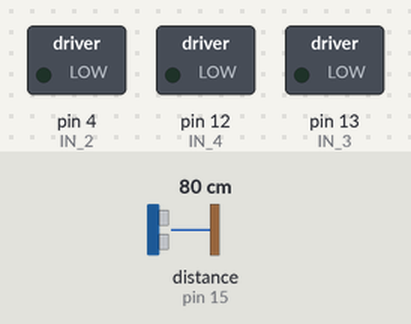
A sketch run on a simulated Arduino Uno, built with avr-gcc and run on an emulated ATmega328P. Parts: switched loads named in the sketch (green lamp = pin HIGH). Wiring (inferred from the names in the program): ultrasonic range finder: trigger pin 2; echo pin 15. Inputs (shaded band) come from the test bench; at power-on: distance to the obstacle (sensor on pin 15) 80 cm. The echo pulse lasts 58.3 µs per cm; pins used as bus, display or sensor lines are not drawn; what the sketch prints to the serial monitor is not drawn.

Above: at 1.2 s.
1.3 s: distance to the obstacle (sensor on pin 15) set to 26 cm
4.3 s: distance to the obstacle (sensor on pin 15) set to 21 cm
At 5.2 s:
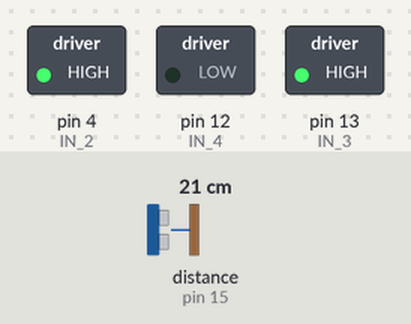
5.8 s: distance to the obstacle (sensor on pin 15) set to 12 cm
7.3 s: distance to the obstacle (sensor on pin 15) set to 9 cm
At 8.6 s:
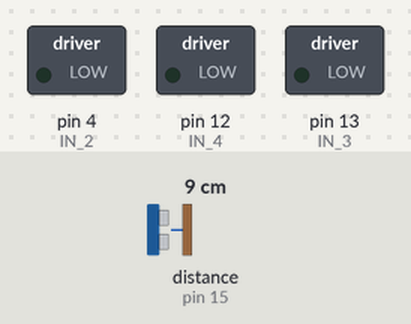
10.3 s: distance to the obstacle (sensor on pin 15) set to 2 cm
At 10.9 s:
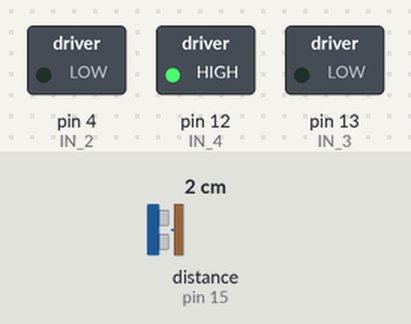
11.8 s: distance to the obstacle (sensor on pin 15) set to 4 cm
14.8 s: distance to the obstacle (sensor on pin 15) set to 7 cm
At 15.5 s:
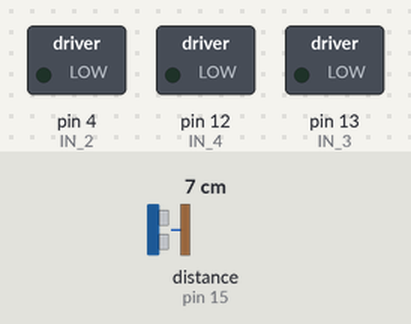
Timing chart, 0 to 17.8 s (numbered marks = the images above; inputs shaded):
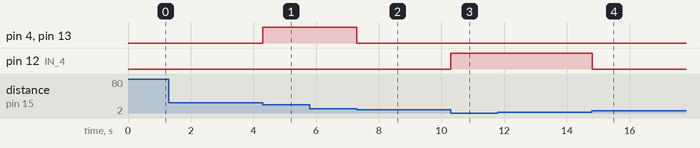

Measured:
- the behaviour switches between 25 and 24 cm on distance to the obstacle (sensor on pin 15) (found by bisection; images 0 and 1)
- the behaviour switches between 11 and 10 cm on distance to the obstacle (sensor on pin 15) (found by bisection; images 1 and 2)
- the behaviour switches between 5 and 6 cm on distance to the obstacle (sensor on pin 15) (found by bisection; images 3 and 4)
- after the input at 4.3 s, pin 4 (IN_2), pin 13 (IN_3): LOW → HIGH at once
- after the input at 7.3 s, pin 4 (IN_2), pin 13 (IN_3): HIGH → LOW at once
- after the input at 10.3 s, pin 12 (IN_4): LOW → HIGH at once
- after the input at 14.8 s, pin 12 (IN_4): HIGH → LOW at once

The sketch:

Follow.ino
```cpp
#define Trig 2             //GPIO2  (D9)
#define Echo 15            //GPIO15 (D10)
float distance;
float cm;

#define IN_1  0            // L9110S A-1A motors Left       GPIO0 (D8)
#define IN_2  4            // L9110S A-1B motors Left       GPIO4 (D4)
#define IN_3  13           // L9110S B-1A motors Right      GPIO13(D7)
#define IN_4  12           // L9110S B-2A motors Right      GPIO12(D6)
int speedCar =180;

//Function initialization
void setup()
{
  Serial.begin(115200);
  pinMode(IN_1, OUTPUT);
  pinMode(IN_2, OUTPUT);
  pinMode(IN_3, OUTPUT);
  pinMode(IN_4, OUTPUT);
  pinMode(Trig, OUTPUT);
  pinMode(Echo, INPUT);
}

//Principal function
void loop()
{
    cm = GetDistance();
    if(cm <5){
        Backward();
    }
    else if(cm > 10 && cm <25){
        Forward();
    }
    else{
        Stop();
    }
}

float GetDistance()
{ // Send a low short pulse to Trig to trigger the ranging
  digitalWrite(Trig, LOW); //Send a low level to Trig
  delayMicroseconds(2);
  digitalWrite(Trig, HIGH);
  delayMicroseconds(10);
  digitalWrite(Trig, LOW);
  distance = pulseIn(Echo, HIGH) / 58.00;
  Serial.print("Distance = ");
  Serial.println(distance);//The serial output distance is converted into cm
  return distance;
}

void Forward(){
  digitalWrite(IN_1, LOW);
  analogWrite(IN_2, speedCar+10);
  analogWrite(IN_3, speedCar);
  digitalWrite(IN_4, LOW);
}

void Backward(){
  analogWrite(IN_1, speedCar);
  digitalWrite(IN_2, LOW);
  digitalWrite(IN_3, LOW);
  analogWrite(IN_4, speedCar);
}

void Stop()
{
  digitalWrite(IN_1, LOW);
  digitalWrite(IN_2, LOW);
  digitalWrite(IN_3, LOW);
  digitalWrite(IN_4, LOW);
}
```
